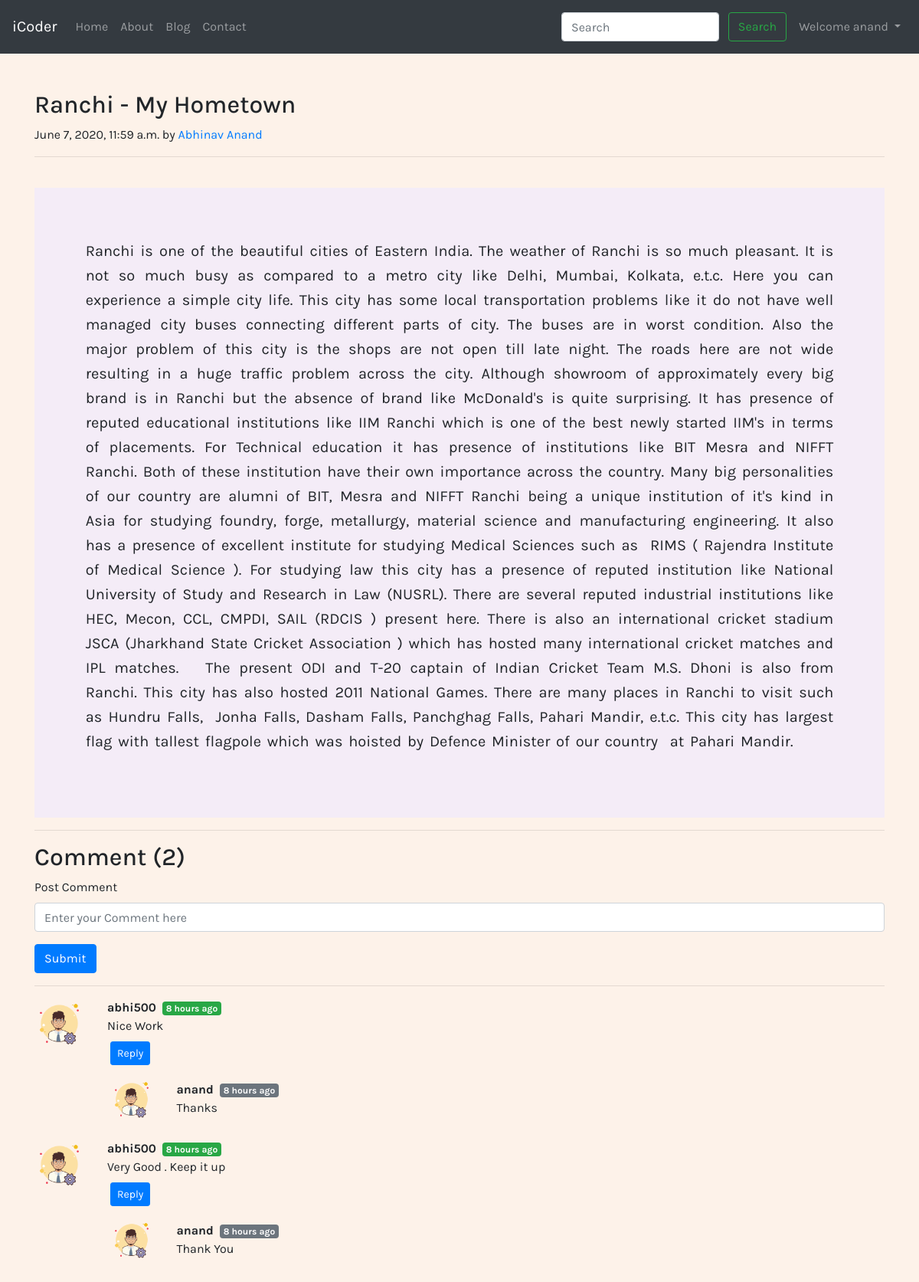
Page /blog/first-post (signed in) on the committed database.
### mysite/models.py (models this page shows, shortened)
class Post(models.Model):
    sno = models.AutoField(primary_key = True)
    title = models.CharField(max_length=300)
    content = models.TextField()
    author = models.CharField(max_length=40)
    slug = models.CharField(max_length=130)
    timestamp = models.DateTimeField(blank=True)

class BlogComment(models.Model):
    sno = models.AutoField(primary_key = True)
    comment = models.TextField()
    user = models.ForeignKey(User, on_delete=models.CASCADE)
    post = models.ForeignKey(Post, on_delete=models.CASCADE)
    parent = models.ForeignKey('self', on_delete=models.CASCADE, null=True)
    timestamp = models.DateTimeField(default=now)
    def __str__(self):
        return self.comment[0:13] + " by "+ self.user.username

### mysite/views.py (the view)
# urls.py: path('<str:slug>',views.blogPost,name='blogPost')
def blogPost(request , slug):
    post = Post.objects.filter(slug=slug).first()
    comments = BlogComment.objects.filter(post=post, parent=None)
    replies = BlogComment.objects.filter(post=post).exclude(parent=None)
    repDict={}
    for reply in replies:
        if reply.parent.sno not in repDict.keys():
            repDict[reply.parent.sno] = [reply]
        else:
            repDict[reply.parent.sno].append(reply)
        print(repDict)
    context = {'post':post, 'comments':comments , 'user' : request.user, 'replyDict' : repDict}
    return render(request, 'mysite/blogPost.html',context)

### mysite/templatetags/getDict.py (called while the page is built)
@register.filter(name='get_val')
def get_val(dict, key):
    return dict.get(key)

### templates/mysite/blogPost.html (shortened to what this page needs)
{% extends 'base.html' %}
{% block body %}
{% load humanize %}
{% load getDict %}
<div class="container mt-5">
    <div class="blog-post">
        <h2 class="blog-post-title">{{ post.title }}</h2>
        <p class="blog-post-meta">{{ post.timestamp }} by <a href="#">{{ post.author }}</a></p>
        <hr>
        <br>
        <div class="aa">
            <p>{{ post.content }}</p>
        </div>
    </div>
    <hr>
</div>
<div class="container">
    <h2>Comment ({{ comments.count }})</h2>
    <div class="my-2">
        {% if user.is_authenticated %}
        <form action="/blog/postComment" method="post">
            <div class="form-group">
                <label for="exampleInputEmail1">Post Comment</label>
                <input type="text" name="comment" class="form-control" id="exampleInputEmail1"
                    placeholder="Enter your Comment here" />
            </div>
            <button type="submit" class="btn btn-primary">Submit</button>
        </form>
        {% else %}
        <h4 style="padding-bottom: 10px">Please Login To Comment</h4>
        {% endif %}
    </div>
    <hr>
    {% for comment in comments %}
    <div class="row my-3">
        <div class="col-md-1">
            <img src="/static/img/admin.png" class="rounded mx-auto d-block w-100 " alt="Not Found">
        </div>
        <div class="col-md-11">
            <b> {{ comment.user.username }} </b> <span class="badge badge-success ml-1" style="font-size: 12px">
                {{ comment.timestamp | naturaltime }}</span>
            <div>
                {{ comment.comment }}
            </div>
            <div class="reply mx-1 my-2">
                {% if user.is_authenticated %}
                <p>
                    <a class="btn btn-sm btn-primary" data-toggle="collapse" href="#replyBox{{ comment.sno }}"
                        role="button" aria-expanded="false" aria-controls="collapseExample">
                        Reply
                    </a>
                </p>
                {% endif %}
                <div class="replies my-2">
                    {% for reply in replyDict|get_val:comment.sno %}
                        <div class="row">
                            <div class="col-md-1">
                                <img class="rounded mx-auto d-block w-100 " src="/static/img/admin.png" alt="Image Unavailable">
                            </div>
                            <div class="col-sm-10 my-1">
                                <b> {{ reply.user.username }} </b> <span class="badge badge-secondary ml-1" style="font-size: 12px">
                                    {{ reply.timestamp | naturaltime }}</span>
                                <div>
                                    {{ reply.comment }}
                                </div>
                            </div>
                        </div>
                    {% endfor %}
                </div>
            </div>
        </div>
    </div>
    {% endfor %}
</div>
<br>
<br>
<br>
{% endblock body %}

### templates/base.html (shortened to what this page needs)
<!doctype html>
<html lang="en">
  <head>
    <link rel="stylesheet" href="https://stackpath.bootstrapcdn.com/bootstrap/4.5.0/css/bootstrap.min.css">
  </head>
  <body>
    <nav class="navbar navbar-expand-lg navbar-dark bg-dark">
      <a class="navbar-brand" href="/">iCoder</a>
      <div class="collapse navbar-collapse" id="navbarSupportedContent">
        <ul class="navbar-nav mr-auto">
          <li class="nav-item {% block activeHome %} {% endblock activeHome %}">
            <a class="nav-link" href="/">Home <span class="sr-only">(current)</span></a>
          </li>
          <li class="nav-item {% block activeAbout %} {% endblock activeAbout %}">
            <a class="nav-link" href="/about">About</a>
          </li>
            <li class="nav-item {% block activeBlog %} {% endblock activeBlog %}">
            <a class="nav-link" href="/blog">Blog</a>
          </li>
          <li class="nav-item {% block activeContact %} {% endblock activeContact %}">
            <a class="nav-link" href="/contact">Contact</a>
          </li>
        </ul>
        <div class="ml-auto form-inline ">
        <form class="my-2 my-lg-0 mr-2" action="/search" method="get">
          <input class="form-control mr-sm-2" type="search" placeholder="Search" aria-label="Search" name="query">
          <button class="btn btn-outline-success my-2 my-sm-2 {% block activeSearch %} {% endblock activeSearch %}" type="submit">Search</button>
        </form>
        {% if user.is_authenticated %}
            <ul class="navbar-nav ml-auto">
                <li class="nav-item dropdown">
                    <a class="nav-link dropdown-toggle" href="#" id="navbarDropdown" role="button" data-toggle="dropdown" aria-haspopup="true" aria-expanded="false">
                      Welcome {{ request.user }}
                    </a>
                  </li>
            </ul>
        {% endif %}
        </div>
      </div>
     </nav>
    {% block body %}
    {% endblock body %}
  </body>
</html>

### rows in the picture
Post: title "Ranchi - My Hometown", timestamp "June 7, 2020, 11:59 a.m.", author "Abhinav Anand", content "Ranchi is one of the beautiful cities of Eastern India. The weather of Ranchi is so much pleasant. It is not so much busy as compared to a metro city like Delhi, Mumbai, Kolkata, e.t.c. Here you can experience a simple city life. This city has some local transportation problems like it do not have well managed city buses connecting different parts of city. The buses are in worst condition. Also the major problem of this city is the shops are not open till late night. The roads here are not wide resulting in a huge traffic problem across the city. Although showroom of approximately every big brand is in Ranchi but the absence of brand like McDonald's is quite surprising. It has presence of…"
BlogComment: user.username "abhi500", timestamp "8 hours ago", comment "Nice Work"
BlogComment: user.username "anand", timestamp "8 hours ago", comment "Thanks"
BlogComment: user.username "abhi500", timestamp "8 hours ago", comment "Very Good . Keep it up"
BlogComment: user.username "anand", timestamp "8 hours ago", comment "Thank You"

### other values in the picture
{{ request.user }} "anand"
{{ comments.count }} "2"
